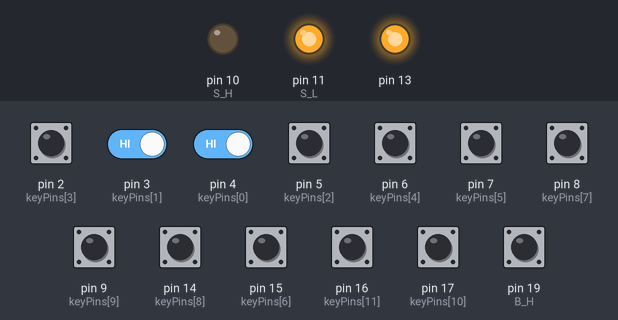
A sketch run on a simulated Arduino Uno, built with avr-gcc and run on an emulated ATmega328P. On the bench: output pins drawn as LEDs (lit = HIGH). The inputs (shaded band) are chosen by the test bench; at power-on: pin 2 (keyPins[3]), pin 3 (keyPins[1]), pin 4 (keyPins[0]), pin 5 (keyPins[2]), pin 6 (keyPins[4]), pin 7 (keyPins[5]), pin 8 (keyPins[7]), pin 9 (keyPins[9]), pin 14 (keyPins[8]), pin 15 (keyPins[6]), pin 16 (keyPins[11]), pin 17 (keyPins[10]), pin 19 (B_H) HIGH. What the sketch prints to the serial monitor is not drawn.

Above: at 1.25 s.
1.3 s: pin 2 (keyPins[3]) pulled LOW for 0.15 s
At 1.9 s:
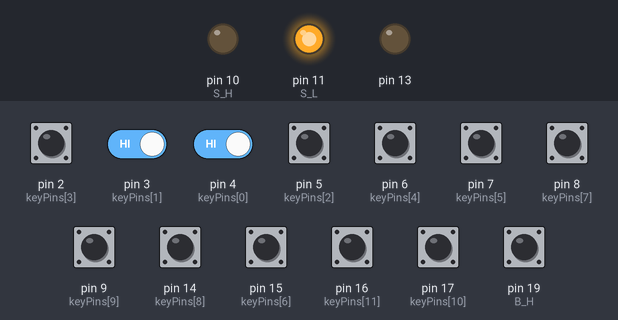
4.4 s: pin 16 (keyPins[11]) pulled LOW for 0.15 s
7.4 s: pin 17 (keyPins[10]) pulled LOW for 0.15 s
10.4 s: pin 2 (keyPins[3]) driven LOW and pin 3 (keyPins[1]) driven LOW
13.4 s: pin 3 (keyPins[1]) driven HIGH and pin 4 (keyPins[0]) driven LOW
Timing chart, 0 to 17.4 s (numbered marks = the images above; inputs shaded):
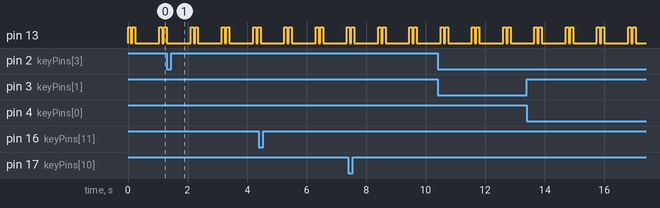

Measured:
- by itself, pin 13: repeats every 1.1 s: LOW 0.05 s, HIGH 0.10 s, LOW 0.80 s, HIGH 0.10 s

The sketch:

piano.ino
```cpp
#define OFF_DELAY 150   //задержка звучания в msec (max 255) после отпусканиия в Режиме 1
#define HOLD_DEBOUNCING_DELAY 40  //задержка в msec (max 255) для устранения дребезга педли HOLD
#define KEY_DEBOUNCING_DELAY 40  //задержка в msec (max 255) для устранения дребезга клавиши
#define PROG_DELAY 1500 //Время удержания Hold в mSec для входа в программирование

//Здесь записываем назначение пинов на клавиши. Для аналоговых использовать номера. Вместо "А0"-14, вместо "A1"-15 итд
volatile uint8_t keyPins[] = {4, 3, 5, 2, 6, 7, 15, 8, 14, 9, 17, 16};
#define S_L 11  // светодиод питание, программирование
#define S_H 10  // светодиод холд
#define B_H 19  // Hold пин (A5). Переключения режимов, и программирование при долгом удержании

#define SM_B  59  //Базовое смещение

volatile uint8_t  mode = 0; //текущи режим 0-1й, 1 - 2й
volatile uint8_t sm ; //Текущее смещение

//#define DEBUG     //отладочный режим если раскомментировать

void NoteOn(uint8_t note)
{
#ifdef DEBUG
  //Для отладки выводим сообщени в сериал
  Serial.print("On  ");
  Serial.println(note);
#else
  Serial.write(0x90);
  Serial.write(note + sm);
  Serial.write(70);
#endif
}

void NoteOff(uint8_t note)
{
#ifdef DEBUG
  //Для отладки выводим сообщение в сериал
  Serial.print("Off ");
  Serial.println(note);
#else
  Serial.write(0x80);
  Serial.write(note + sm);
  Serial.write(0);
#endif

}

void  InstrumenChange(uint8_t instrument)
{
#ifdef DEBUG
  Serial.println((String)"New instr " + instrument);
#else
  Serial.write(0xC0);
  Serial.write(instrument);
#endif
}

void inline PowerLED(uint8_t state)
{
#ifdef DEBUG
  static uint8_t st = 0x10;
  if (st != state) {
    st = state;
    //  Serial.println((String)"PowerLED " + state);
  }
  digitalWrite(13, state);
#endif
  digitalWrite(S_L, state);
}

void inline HoldLed(uint8_t state)
{
#ifdef DEBUG
  static uint8_t st = 0x10;
  if (st != state) {
    st = state;
    Serial.println((String)"HoldLED " + state);
  }
#endif
  digitalWrite(S_H, state);
}

//Делаем настройку пинов для клавиатуры
//и педали Hold
#define NumberOfKeys (sizeof(keyPins))
#define PROG_MODE 0xa5

void InitInput()
{
  pinMode(B_H, INPUT_PULLUP);
  for (byte i = 0; i < NumberOfKeys ; i++)
  {
    pinMode(keyPins[i], INPUT_PULLUP);
  }
  pinMode(13, OUTPUT); //оставляем для моргания встроенным светодиодом
  pinMode(S_L, OUTPUT);
  pinMode(S_H, OUTPUT);
}

//возвращает 16бит с текущим состоянием клавишь
// 1 в каком-либо разряде означает нажатую клавишу с соотв номером
// не забудьте про инвертирование если используется замыкание пинов на землю
uint16_t GetKeys()
{
  uint16_t ret = 0;
  uint16_t st;
  for (int i = NumberOfKeys - 1; i >= 0 ; i--)
  {
    ret <<= 1;
    st = digitalRead(keyPins[i]);
    ret |= (~st) & 1;
  }
  return ret;
}

//0 - режим 1, 1 - режим 2
uint8_t  GetHoldPedal()
{
  uint8_t t = ~digitalRead(B_H) & 1;
  return t;
}

uint8_t DoDebouncing(uint8_t *onTimer, uint8_t *offTimer, uint8_t  *prev, uint8_t curr, uint8_t onDelay, uint8_t offDelay)
{
  if (*onTimer)
  {
    if (--(*onTimer)) return 1; //еще не истекла задержка после нажатия, считаем нажатой
  }
  if (*offTimer)
  {
    if (--(*offTimer)) return 0; //еще не истекла задержка после отпускания,считаем отпущеной
  }
  if (curr != *prev) // cocстояние изменилось
  {
    if (curr)
      *onTimer = onDelay;
    else
      *offTimer = offDelay;
    *prev = curr;
  }
  return curr;
}

uint8_t DoHoldPedalDebouncing(uint8_t state)
{
  static uint8_t onTimer = 0;
  static uint8_t offTimer = 0;
  static uint8_t prev = 0;

  return (DoDebouncing(&onTimer, &offTimer, &prev, state, HOLD_DEBOUNCING_DELAY, HOLD_DEBOUNCING_DELAY));
}

uint16_t DoKeyDebouncing(uint16_t current)
{
  static uint8_t onTimers[] = {0, 0, 0, 0, 0, 0, 0, 0, 0, 0, 0, 0, 0, 0, 0, 0};
  static uint8_t offTimers[] = {0, 0, 0, 0, 0, 0, 0, 0, 0, 0, 0, 0, 0, 0, 0, 0};
  static uint8_t prevs[] = {0, 0, 0, 0, 0, 0, 0, 0, 0, 0, 0, 0, 0, 0, 0, 0};
  uint16_t retState = 0;
  for (int i = 0; i < 16; i++) //перебираем все клавиши
  {
    retState >>= 1;
    uint8_t state = current & 1;
    current >>= 1;
    state = DoDebouncing(&(onTimers[i]), &(offTimers[i]), &(prevs[i]), state, KEY_DEBOUNCING_DELAY, KEY_DEBOUNCING_DELAY);
    retState |= state << 15;
  }
  return retState;
}

uint8_t GetHoldMode ()
{
  static uint8_t currentMode = 0;
  static uint16_t holdCnt = 0;
  uint8_t state = DoHoldPedalDebouncing(GetHoldPedal());
  static uint8_t waitForRelease = 0;

  if (state && !waitForRelease)
  { //педаль нажата
    ++holdCnt;
    if (holdCnt >= PROG_DELAY)
    {
      //Педаль нажата уже долго
      //включаем режим программирования
      waitForRelease = 1;
      return PROG_MODE;
    }
  }
  //педать отпущена
  if (state == 0) {
    waitForRelease = 0;
    if (holdCnt && holdCnt < PROG_DELAY)
    { // короткое нажатие. Переключаем режимы
      currentMode = !currentMode;
      HoldLed(currentMode);
    }
    holdCnt = 0;
  }
  return currentMode;
}

//Выключает все играющие в данный момент ноты
void StopAllPlayung(uint8_t *playingNote)
{
  for (int i = 0; i < 16; i++)
  {
    if (playingNote[i])
    {
      NoteOff(i + 1);
      playingNote[i] = 0;
    }
  }
}

void DoProgramming(uint16_t keys)
{
  switch (keys) {
    case 0x001:  //bC
      sm = SM_B - 36;
      break;
    case 0x004:  //bD
      sm = SM_B - 24;
      break;
    case 0x010: //bE
      sm = SM_B - 12;
      break;
    case 0x020: //bF
      sm = SM_B;
      break;
    case 0x080: //bG
      sm = SM_B + 12;
      break;
    case 0x200: //bA
      sm = SM_B + 24;
      break;
    case 0x800: //bB
      sm = SM_B + 36;
      break;
    // блок пресетов
    case 0x002: //bCd
      sm = SM_B - 12;
      InstrumenChange(19); //орган Church
      break;
    case 0x008: //bDd
      sm = SM_B - 12;
      InstrumenChange(18); //draw bar Organ
      break;
    case 0x040: //bFd
      sm = SM_B - 12;
      InstrumenChange(32); // бас акус
      break;
    case 0x100: //bGd
      sm = SM_B - 12;
      InstrumenChange(42); //виолончель
      break;
    case 0x400: //bAd
      sm = SM_B - 12;
      InstrumenChange(71); //кларнет
      break;
  }
#ifdef DEBUG
  if (keys) Serial.println((String)"New sm=" + sm);
#endif
}

//обработчик клавишь
void Do_keys()
{
  static uint8_t  ModeSwtchCounter = 0;
  static uint16_t prevKeys = 0; //Предыдушее состояние клавишь
  static uint8_t  playingNote[] = {0, 0, 0, 0, 0, 0, 0, 0, 0, 0, 0, 0, 0, 0, 0, 0};
  static uint8_t  programMode = 0;
  static uint8_t  progLEDcnt = 0 ;

  uint8_t newMode = GetHoldMode();
  uint16_t keys = DoKeyDebouncing(GetKeys());
  if (keys && ModeSwtchCounter)
  { //для сброса debouncing счетчиков при переключении режимов
    --ModeSwtchCounter;
    return;
  }

  if (programMode)
  {
    ++progLEDcnt;
    // Mигаем светодиодом power
    if (progLEDcnt <  190) PowerLED(LOW);
    else PowerLED(HIGH);

    if (keys) {
      DoProgramming(keys);
      programMode = 0;
      progLEDcnt = 0;
      PowerLED(HIGH);
      ModeSwtchCounter = 0xFF;
    }
    return;
  }
  if (newMode != mode)
  {
    StopAllPlayung(playingNote);
    ModeSwtchCounter = max(HOLD_DEBOUNCING_DELAY, KEY_DEBOUNCING_DELAY);
    if (newMode == PROG_MODE)
      programMode = 1;
    else
      mode = newMode;
    return;
  }
  if (mode == 0)
  { //В 1-м режиме (mode ==0) проверяем если есть отпущенные но играющие ноты
    uint16_t k = keys;
    for (int i = 1; i <= 16; i++) //перебираем все клавиши
    {
      if ( playingNote[i - 1] && !(k & 1))
      { //клавиша отпушена, но нота еще играет по задержке
        --playingNote[i - 1]; //уменьшаем счетчик задержки
        if (playingNote[i - 1] == 0) NoteOff(i); //выключаем по истечении задержки
      }
      k >>= 1;
    }
  }

  if (keys == prevKeys) return;
  prevKeys = keys;
  if (mode == 1)
  { // режим 2
    for (int i = 1; i <= 16; i++) //перебираем все клавиши
    {
      uint8_t NotePressed = keys & 1;
      keys = keys >> 1; //следующая клавиша
      if (NotePressed && !playingNote[i - 1]) //нажата новая клавиша
      {
        StopAllPlayung(playingNote); //выключаем все что играло раньше
        NoteOn(i);
        playingNote[i - 1] = 1; //запоминаем последнюю ноту
      }
    }
  }
  else
  { // режим 1
    for (byte i = 1; i <= 16; i++) //перебираем все клавиши
    {
      uint8_t NotePressed = keys & 1;
      keys = keys >> 1; //следующая клавиша
      if (NotePressed)
      {
        if (! playingNote[i - 1])
        { //нажата новая клавиша
          NoteOn(i);
        }
        playingNote[i - 1] = OFF_DELAY; //обновляем счетчик задержки после отпускания
      }
    }
  }
}

//Прерывания таймера раз в 1 msec
ISR (TIMER0_COMPA_vect)
{
  Do_keys();
}

void setup() {
#ifdef DEBUG
  Serial.begin(115200);  //скорость для отладки
  Serial.print("Setup..");
#else
  Serial.begin(31250);  //скорость для МИДИ
#endif
  //Инициализируем пины
  InitInput();
  //Настраиваем таймер0 на прерывание по совпадению
  //Раз в 1 msec
  //Этот же таймер используется средой Ардуино для millis(),
  //Но TIMER0_COMPA_vect свободен.
  OCR0A = 0xAF;
  TIMSK0 |= _BV(OCIE0A);

  sm = SM_B - 12;
  InstrumenChange(19); // рок орган по умолчанию
  PowerLED(HIGH); // горит как питание
#ifdef DEBUG
  Serial.println("done");
#endif
}

void loop() {

#ifndef DEBUG
  //Heart Beat
  digitalWrite(13, 1);
  delay(100);
  digitalWrite(13, 0);
  delay(50);
  digitalWrite(13, 1);
  delay(100);
  digitalWrite(13, 0);
  delay(800);
#endif


}
```
